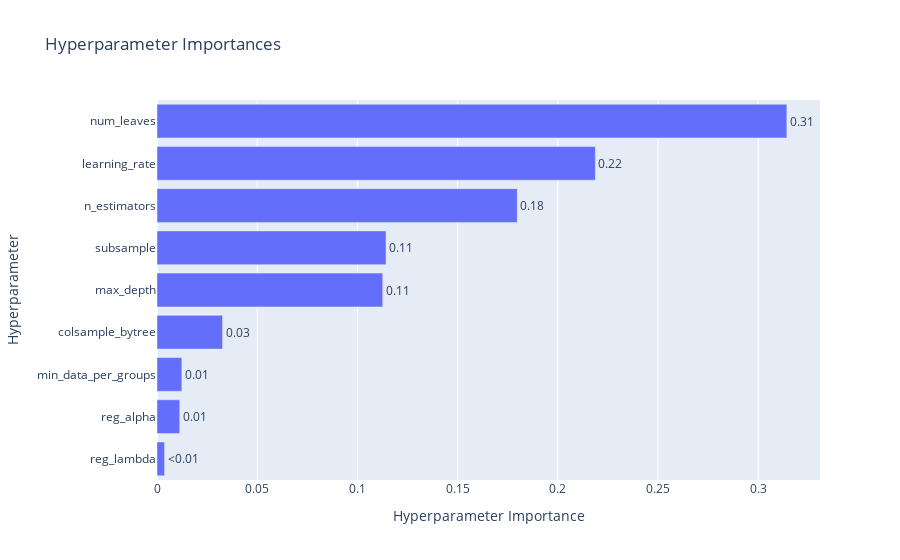

The cell this chart's notebook holds for it:
### Code cell
plot_param_importances(study_lgbm)

### Figure 1 — Plotly figure (JSON) as saved in the notebook; plotly's stock layout.template omitted (floating-point values rounded to 4 significant figures)
{"data": [{"cliponaxis": false, "hovertemplate": ["reg_lambda (FloatDistribution): 0.003774360609294636<extra></extra>", "reg_alpha (FloatDistribution): 0.011347567178665708<extra></extra>", "min_data_per_groups (IntDistribution): 0.01239219166495815<extra></extra>", "colsample_bytree (FloatDistribution): 0.03271162082083496<extra></extra>", "max_depth (IntDistribution): 0.11265607079602023<extra></extra>", "subsample (FloatDistribution): 0.11429484984199188<extra></extra>", "n_estimators (IntDistribution): 0.1797744649797875<extra></extra>", "learning_rate (FloatDistribution): 0.21874395356393556<extra></extra>", "num_leaves (IntDistribution): 0.3143049205445114<extra></extra>"], "name": "Objective Value", "orientation": "h", "text": ["<0.01", "0.01", "0.01", "0.03", "0.11", "0.11", "0.18", "0.22", "0.31"], "textposition": "outside", "type": "bar", "x": [0.003774, 0.01135, 0.01239, 0.03271, 0.1127, 0.1143, 0.1798, 0.2187, 0.3143], "y": ["reg_lambda", "reg_alpha", "min_data_per_groups", "colsample_bytree", "max_depth", "subsample", "n_estimators", "learning_rate", "num_leaves"]}], "layout": {"autosize": true, "title": {"text": "Hyperparameter Importances"}, "xaxis": {"autorange": true, "range": [0, 0.3308], "title": {"text": "Hyperparameter Importance"}, "type": "linear"}, "yaxis": {"autorange": true, "range": [-0.5, 8.5], "title": {"text": "Hyperparameter"}, "type": "category"}}}
